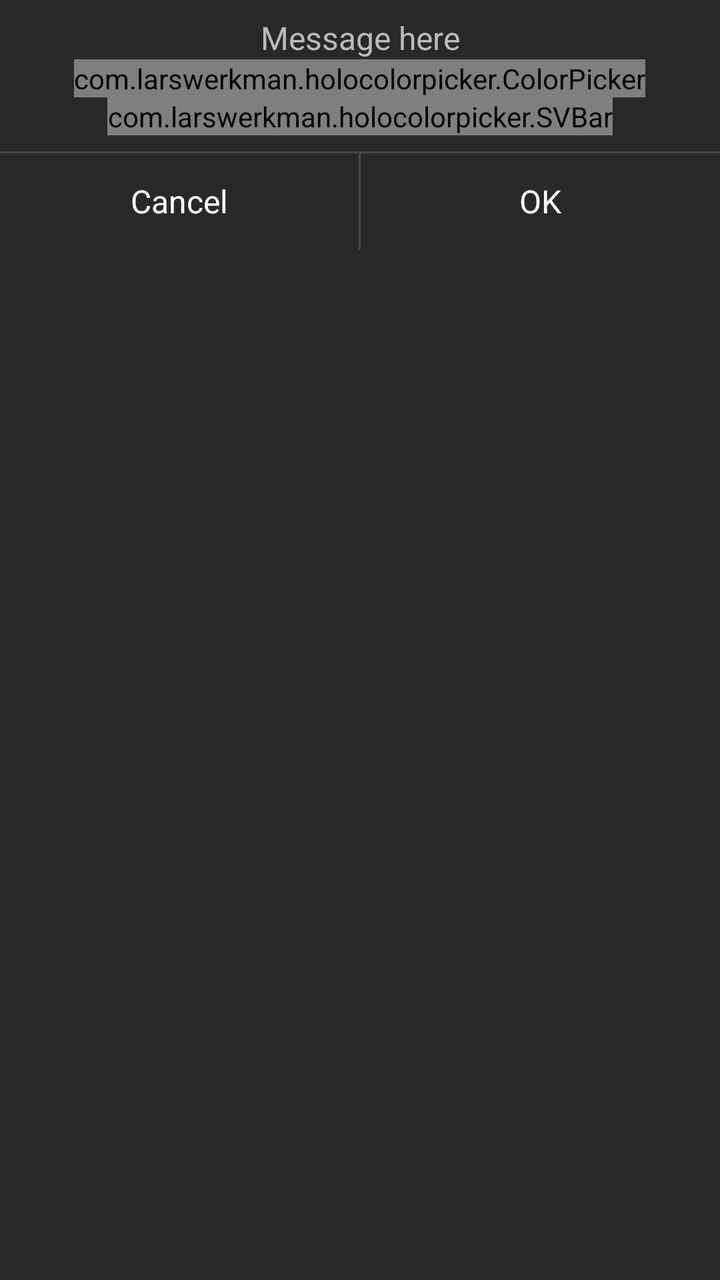
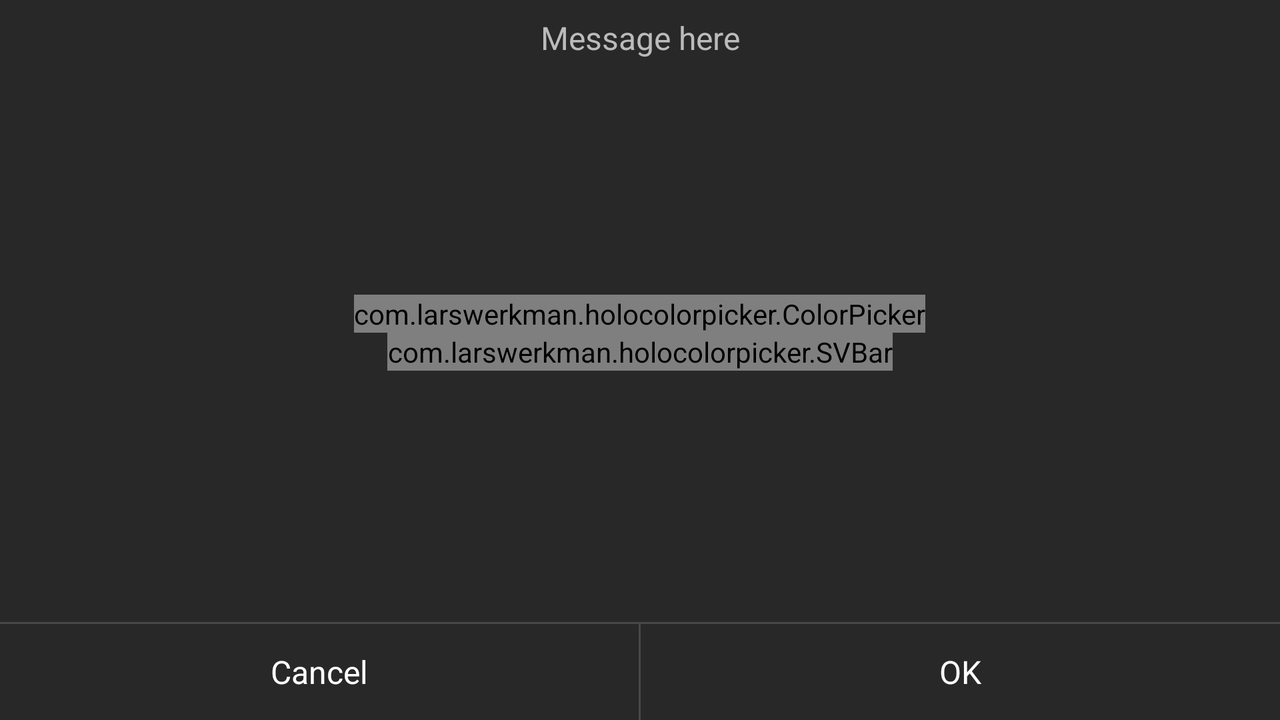

Two renders of one Android screen. The first uses the default layout on a phone; the second uses the alternative layout the repository ships for a different screen configuration, on a matching device. The two XML files are below.
<!-- AndroidManifest.xml: application theme AppTheme -->
<!-- res/layout/dialog_color.xml -->
<?xml version="1.0" encoding="utf-8"?>
<LinearLayout android:orientation="vertical" android:background="#ff282828" android:layout_width="fill_parent" android:layout_height="fill_parent"
  xmlns:android="http://schemas.android.com/apk/res/android">
    <TextView android:textSize="16.0sp" android:textColor="#ffbbbbbb" android:gravity="center" android:id="@id/color_tv_message" android:paddingLeft="16.0dip" android:paddingTop="8.0dip" android:paddingRight="16.0dip" android:layout_width="fill_parent" android:layout_height="wrap_content" android:text="Message here" />
    <LinearLayout android:gravity="center" android:orientation="vertical" android:layout_width="fill_parent" android:layout_height="wrap_content">
        <com.larswerkman.holocolorpicker.ColorPicker android:id="@id/color_cp" android:layout_width="wrap_content" android:layout_height="wrap_content" />
        <com.larswerkman.holocolorpicker.SVBar android:id="@id/color_svb" android:layout_width="wrap_content" android:layout_height="wrap_content" />
    </LinearLayout>
    <View android:id="@id/color_v_divider" android:background="#ff484848" android:layout_width="fill_parent" android:layout_height="1.0dip" android:layout_marginTop="8.0dip" />
    <LinearLayout android:orientation="horizontal" android:id="@id/color_ll_bt" android:layout_width="fill_parent" android:layout_height="wrap_content" android:weightSum="1.0" android:layout_alignParentBottom="true">
        <Button android:textSize="16.0sp" android:textColor="#ffffffff" android:id="@id/color_bt_cancel" android:background="@drawable/bg_bt_dialog" android:layout_width="0.0dip" android:layout_height="48.0dip" android:text="Cancel" android:layout_weight="0.5" />
        <View android:background="#ff484848" android:layout_width="1.0dip" android:layout_height="48.0dip" />
        <Button android:textSize="16.0sp" android:textColor="#ffffffff" android:id="@id/color_bt_ok" android:background="@drawable/bg_bt_dialog" android:layout_width="0.0dip" android:layout_height="48.0dip" android:text="OK" android:layout_weight="0.5" />
    </LinearLayout>
</LinearLayout>
<!-- resources referenced by this layout -->
<resources>
  <!-- drawable bg_bt_dialog (drawable) -->
  <?xml version="1.0" encoding="utf-8"?>
  <selector android:exitFadeDuration="@android:integer/config_mediumAnimTime"
    xmlns:android="http://schemas.android.com/apk/res/android">
      <item android:state_window_focused="false" android:drawable="@android:color/transparent" />
      <item android:state_focused="true" android:state_enabled="false" android:state_pressed="true" android:drawable="@color/bg_bt_dialog" />
      <item android:state_focused="true" android:state_enabled="false" android:drawable="@android:color/transparent" />
      <item android:state_focused="true" android:state_pressed="true" android:drawable="@color/bg_bt_dialog" />
      <item android:state_focused="false" android:state_pressed="true" android:drawable="@color/bg_bt_dialog" />
      <item android:state_focused="true" android:drawable="@android:color/transparent" />
  </selector>
  <style name="AppTheme" parent="@style/AppBaseTheme" />
  <color name="bg_bt_dialog">#ff0099cc</color>
  <style name="AppBaseTheme" parent="@android:style/Theme.Light" />
</resources>
<!-- res/layout-land/dialog_color.xml (the repository's variant of the layout above) -->
<!-- drawn on the phone turned sideways -->
<?xml version="1.0" encoding="utf-8"?>
<RelativeLayout android:background="#ff282828" android:layout_width="fill_parent" android:layout_height="fill_parent"
  xmlns:android="http://schemas.android.com/apk/res/android">
    <LinearLayout android:orientation="horizontal" android:id="@id/color_ll_bt" android:layout_width="fill_parent" android:layout_height="wrap_content" android:weightSum="1.0" android:layout_alignParentBottom="true">
        <Button android:textSize="16.0sp" android:textColor="#ffffffff" android:id="@id/color_bt_cancel" android:background="@drawable/bg_bt_dialog" android:layout_width="0.0dip" android:layout_height="48.0dip" android:text="Cancel" android:layout_weight="0.5" />
        <View android:background="#ff484848" android:layout_width="1.0dip" android:layout_height="48.0dip" />
        <Button android:textSize="16.0sp" android:textColor="#ffffffff" android:id="@id/color_bt_ok" android:background="@drawable/bg_bt_dialog" android:layout_width="0.0dip" android:layout_height="48.0dip" android:text="OK" android:layout_weight="0.5" />
    </LinearLayout>
    <View android:id="@id/color_v_divider" android:background="#ff484848" android:layout_width="fill_parent" android:layout_height="1.0dip" android:layout_marginTop="8.0dip" android:layout_above="@id/color_ll_bt" />
    <TextView android:textSize="16.0sp" android:textColor="#ffbbbbbb" android:gravity="center" android:id="@id/color_tv_message" android:paddingLeft="16.0dip" android:paddingTop="8.0dip" android:paddingRight="16.0dip" android:layout_width="fill_parent" android:layout_height="wrap_content" android:text="Message here" />
    <ScrollView android:layout_width="fill_parent" android:layout_height="wrap_content" android:fillViewport="true" android:layout_above="@id/color_v_divider" android:layout_below="@id/color_tv_message">
        <LinearLayout android:gravity="center" android:orientation="vertical" android:layout_width="fill_parent" android:layout_height="wrap_content">
            <com.larswerkman.holocolorpicker.ColorPicker android:id="@id/color_cp" android:layout_width="wrap_content" android:layout_height="wrap_content" />
            <com.larswerkman.holocolorpicker.SVBar android:id="@id/color_svb" android:layout_width="wrap_content" android:layout_height="wrap_content" />
        </LinearLayout>
    </ScrollView>
</RelativeLayout>
